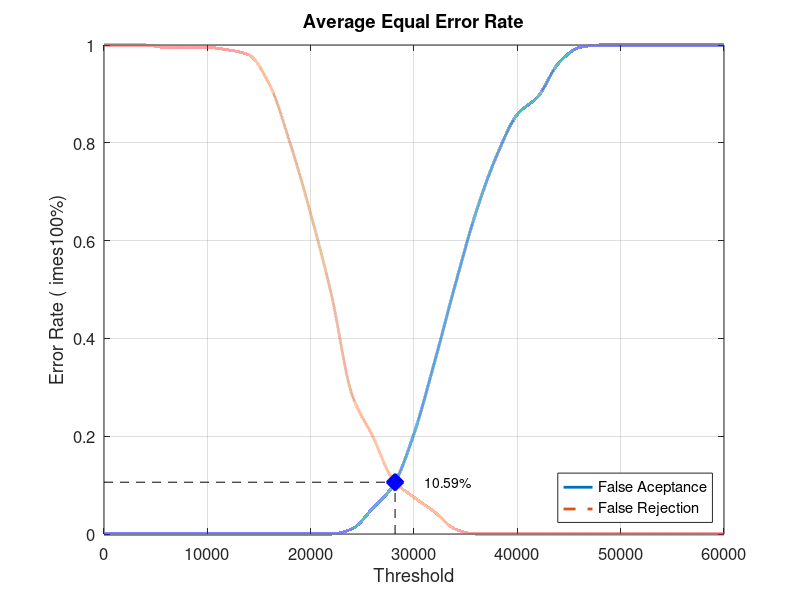
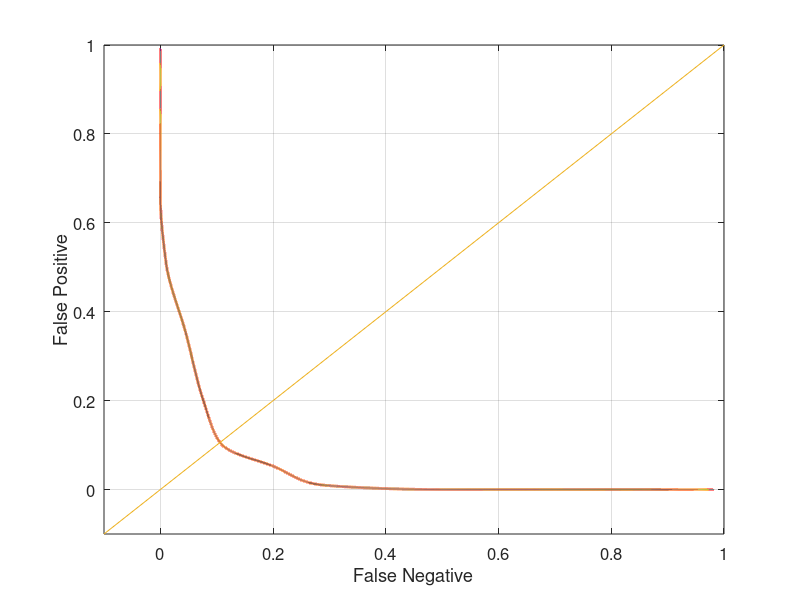

The MATLAB script that drew these images, in order:
close all;
clear;
clc;
x = 0:2000:60000;
xq = 0:0.5:60000;

y0 = [0 0 0 0 0 0 0 0 0 0 0 0 0.0105263 0.0526316 0.1 0.205263 0.352632 0.510526 0.657895 0.773684 0.857895 0.894737 0.963158 0.994737 1 1 1 1 1 1 1]
yy0 = interp1(x, y0, xq, 'pchip');
y1 = [1 1 1 0.995 0.995 0.995 0.99 0.98 0.92 0.8 0.655 0.49 0.285 0.2 0.11 0.075 0.045 0.01 0 0 0 0 0 0 0 0 0 0 0 0 0]
yy1 = interp1(x, y1, xq, 'pchip');

% Calculating EER: 
y2 = abs(y0 - y1);
find(y2 == min(y2))
yy2 = abs(yy0 - yy1);
xEER = find(yy2 == min(yy2));
xEERIndex = xq(xEER) % X-axis EER
yEER = yy0(xEER) % Y-axis EER

main = figure
plot(xq, yy0,'-','LineWidth', 2);	hold on
plot(xq, yy1,'--','LineWidth', 2);	hold on
plot([xEERIndex xEERIndex], [0 yEER], 'k--');	hold on
plot([0 xEERIndex], [yEER yEER], 'k--');	hold on
plot(xEERIndex, yEER, 'bx', 'LineWidth', 10);	hold on
text(xEERIndex + 10 * xEERIndex / 100, yEER, [num2str(round((10000 * yEER)) / 100) '%'])
legend('False Aceptance', 'False Rejection', 'Location', 'SouthEast')
xlabel('Threshold')
ylabel('Error Rate (	imes100%)')
title('Average Equal Error Rate')
set(gca, 'FontSize', 12)
axis([0 60000 0 1])
grid on

print(main, 'Database1_2Main', '-dpng');
FNRxFPR = figure('Color', [1 1 1]);
plot(yy1, yy0, '-', yy1, yy0, 'LineWidth', 2);
hold on
y = -0.1:0.1:1
plot(y, y); 
set(gca, 'FontSize', 12)
xlabel('False Negative')
ylabel('False Positive')
axis([-0.1 1 -0.1 1])
set(gca, 'FontSize', 12)
grid on

print(FNRxFPR, 'Database1_2FNRxFPR','-dpng');
